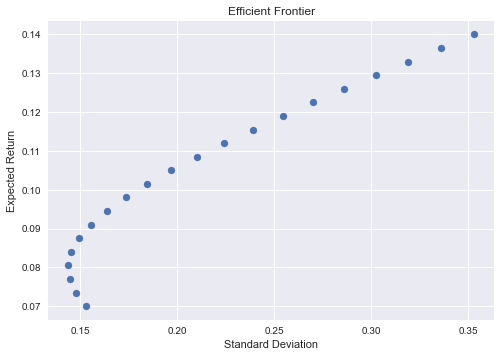

This chart was generated by the following Python code:
# -*- coding: utf-8 -*-
"""
Created on Tue Mar  7 02:38:43 2023

@author: JosephRe
"""

import numpy as np
import pandas as pd
import yfinance as yf
import matplotlib.pyplot as plt

# Define index and stocks to be put into a regression
stocks = ['AAPL', 'GLD']

# Create a dataframe and populate it with close values.
data = pd.DataFrame()
count = 0
for stock in stocks:
    value = yf.download(stock, start='2022-03-01', end='2023-03-02')['Close']
    data.insert(count, column=stock, value=value)
    count += 1
    
print(data.info())

# Create dataframe with the natural log change
change = pd.DataFrame()
for column in data:
    if column not in change:
        change[column] = np.log(data[column]).diff()
change = change.dropna()

print(change)

# Annualized variance
var_aapl = change['AAPL'].var() * 252
var_gld = change['GLD'].var() * 252

print(f"Apple variance: {var_aapl}")
print(f"Gold variance: {var_gld}")

# Weight values for portfolio
w_aapl = .9
w_gld = 1- w_aapl
exp_aapl = .14
exp_gld = .07

# Expected return for portfolio
exp = (w_aapl * exp_aapl) + (w_gld * exp_gld)
print(f"Expected return: {exp}")

# Covariance calculation
cov = np.cov(change['AAPL'][1:], change['GLD'][1:])[0,1] * 252
print(f"Covariance: {cov}")

# Portfolio standard deviation
port_std = np.sqrt(var_aapl * w_aapl ** 2 + var_gld * w_gld ** 2 * cov * w_aapl * w_gld)
print(f"Portfolio Standard Deviation: {port_std}")

# Efficient frontier table (weight of apple, expected return, standard deviation)
effic = pd.DataFrame({'weight_aapl':np.zeros(21), 'exp_ret': np.zeros(21), 'std': np.zeros(21)})
w_aapl = 0.0
for weight in range(21):
    effic['weight_aapl'][weight] = w_aapl
    effic['exp_ret'][weight] = w_aapl * exp_aapl + (1-w_aapl) * exp_gld
    effic['std'][weight] = np.sqrt(var_aapl * w_aapl ** 2 + var_gld * (1-w_aapl) ** 2 + cov * w_aapl * (1 - w_aapl))
    w_aapl = w_aapl + .05

# Create coefficient frontier graph
with plt.style.context('seaborn'):
    plt.scatter(effic['std'], effic['exp_ret'])
    plt.title('Efficient Frontier')
    plt.ylabel('Expected Return')
    plt.xlabel('Standard Deviation')
    plt.savefig('efficient_frontier.png', bbox_inches='tight')